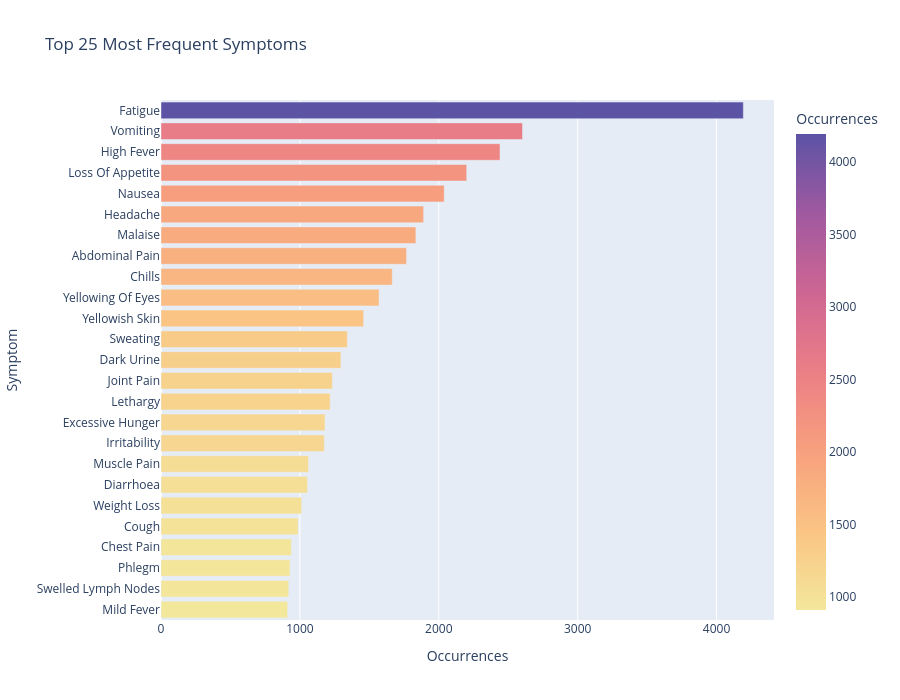

Notebook cell for this chart:
### Markdown cell above
## Most Frequent Symptoms

### Code cell
eda_charts.symptom_frequency_chart(df)

### Figure 1 — Plotly figure (JSON) as saved in the notebook; plotly's stock layout.template omitted (floating-point values rounded to 4 significant figures)
{"data": [{"hovertemplate": "Occurrences=%{marker.color}<br>Symptom=%{y}<extra></extra>", "legendgroup": "", "marker": {"color": [4193, 2603, 2441, 2201, 2039, 1891, 1835, 1768, 1665, 1570, 1459, 1342, 1295, 1234, 1218, 1181, 1176, 1062, 1055, 1013, 987, 939, 929, 920, 912], "coloraxis": "coloraxis", "pattern": {"shape": ""}}, "name": "", "orientation": "h", "showlegend": false, "textposition": "auto", "type": "bar", "x": [4193, 2603, 2441, 2201, 2039, 1891, 1835, 1768, 1665, 1570, 1459, 1342, 1295, 1234, 1218, 1181, 1176, 1062, 1055, 1013, 987, 939, 929, 920, 912], "xaxis": "x", "y": ["Fatigue", "Vomiting", "High Fever", "Loss Of Appetite", "Nausea", "Headache", "Malaise", "Abdominal Pain", "Chills", "Yellowing Of Eyes", "Yellowish Skin", "Sweating", "Dark Urine", "Joint Pain", "Lethargy", "Excessive Hunger", "Irritability", "Muscle Pain", "Diarrhoea", "Weight Loss", "Cough", "Chest Pain", "Phlegm", "Swelled Lymph Nodes", "Mild Fever"], "yaxis": "y"}], "layout": {"barmode": "relative", "coloraxis": {"autocolorscale": false, "colorbar": {"title": {"text": "Occurrences"}}, "colorscale": [[0.0, "rgb(243, 231, 155)"], [0.1667, "rgb(250, 196, 132)"], [0.3333, "rgb(248, 160, 126)"], [0.5, "rgb(235, 127, 134)"], [0.6667, "rgb(206, 102, 147)"], [0.8333, "rgb(160, 89, 160)"], [1.0, "rgb(92, 83, 165)"]]}, "height": 700, "legend": {"tracegroupgap": 0}, "title": {"text": "Top 25 Most Frequent Symptoms"}, "xaxis": {"anchor": "y", "domain": [0.0, 1.0], "title": {"text": "Occurrences"}}, "yaxis": {"anchor": "x", "categoryorder": "total ascending", "domain": [0.0, 1.0], "title": {"text": "Symptom"}}}}
